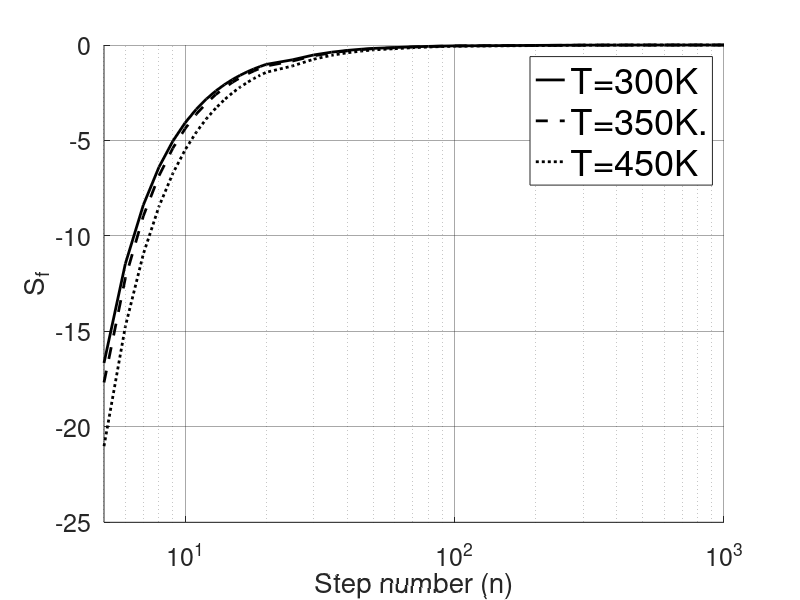

This chart was generated by the following MATLAB code:
SiNSUS_300K = [-16.76779854	-11.54793428	-8.442458044	-6.443500606	-5.080461275	-4.109139276	-3.392397559	-2.848333798	-2.425555766	-2.090479634	-1.82040046	-1.599518404	-1.416562002	-1.263314424	-1.133670755	-1.023018237	-0.782247185	-0.525749357	-0.377656696	-0.284418143	-0.221917709	-0.177980856	-0.133860697	-0.095892331	-0.072072074	-0.056147085	-0.044975242	-0.020302632	-0.006790903	-0.003399862	-0.002041333	-0.001361479	-0.000972775	-0.000729739	-0.000567669	-0.000454195];
SiNSUS_350K = [-17.7730152	-12.28807849	-9.010601273	-6.893552011	-5.445869199	-4.411781127	-3.647195088	-3.065818616	-2.613375536	-2.254323246	-1.96458806	-1.727390106	-1.53074109	-1.365890003	-1.226327256	-1.107128892	-0.847448331	-0.570377828	-0.410124266	-0.309100104	-0.241314996	-0.193626757	-0.145703452	-0.104432175	-0.078521714	-0.061190262	-0.049026794	-0.022144803	-0.007411958	-0.00371172	-0.002228876	-0.001486687	-0.001062297	-0.000796929	-0.000619956	-0.000496042];
SiNSUS_450K= [-21.08177172	-14.80168952	-10.987568	-8.490434203	-6.763341494	-5.517658995	-4.588891053	-3.877509012	-3.320334114	-2.875651613	-2.514996499	-2.218393945	-1.971485319	-1.763730502	-1.587248743	-1.436050628	-1.104782607	-0.748729496	-0.541036632	-0.409286387	-0.320460008	-0.257731013	-0.194453757	-0.139758625	-0.10529847	-0.082186331	-0.06593187	-0.029873722	-0.010033501	-0.00503116	-0.003023338	-0.0020175	-0.001442025	-0.001082041	-0.000841897	-0.000673713];
n = [ 5	 6	 7	 8	 9	 10	 11	 12	 13	 14	 15	 16	 17	 18	 19	 20	 25	 30	 35	 40	 45	 50	 60	 70	 80	 90	 100	 200	 300	 400	 500	 600	 700	 800	 900	 1000];
SiNSUS_ROM300K = [-16.65326034	-11.46089832	-8.375953237	-6.391610575	-5.039074651	-4.075464832	-3.364516453	-2.824898527	-2.405598417	-2.073289817	-1.805446414	-1.586394917	-1.404955258	-1.252977873	-1.124408159	-1.014671539	-0.775888909	-0.521500977	-0.374619384	-0.282139398	-0.220145227	-0.176562958	-0.132797476	-0.095133128	-0.071502853	-0.055704486	-0.044621253	-0.020143458	-0.006737896	-0.00337337	-0.002025441	-0.001350886	-0.000965209	-0.000724066	-0.000563256	-0.000450665];
SiNSUS_ROM350K = [-17.67543278	-12.21190447	-8.951599884	-6.847133835	-5.408638586	-4.381364623	-3.62193323	-3.044532924	-2.595212766	-2.238653443	-1.95093745	-1.715396305	-1.520122601	-1.356425101	-1.21783903	-1.099474622	-0.841608347	-0.566467781	-0.407324993	-0.306997859	-0.239678575	-0.192316924	-0.144720624	-0.10372991	-0.077994926	-0.060780505	-0.048698978	-0.021997292	-0.007362798	-0.003687143	-0.002214131	-0.001476857	-0.001055276	-0.000791664	-0.000615861	-0.000492766];
SiNSUS_ROM450K= [-21.01301676	-14.74317552	-10.94027943	-8.452236454	-6.732130803	-5.491799864	-4.5671728	-3.859039989	-3.304451937	-2.861857598	-2.502909792	-2.207719518	-1.96199154	-1.755233262	-1.579599934	-1.42912993	-1.099460373	-0.745127338	-0.538437647	-0.407323041	-0.318924644	-0.256497488	-0.193524261	-0.1390915	-0.104796375	-0.081794774	-0.065617969	-0.029731743	-0.009985911	-0.005007315	-0.003009015	-0.002007945	-0.001435196	-0.001076917	-0.000837911	-0.000670524];

figure();

%     hold on;
%     plot(n, SiNSUS_300K,'-k','LineWidth',2);
%      hold on;
%     plot(n, SiNSUS_350K,'--k','LineWidth',2);
%     hold on;
%     plot(n, SiNSUS_450K,':k','LineWidth',2);
    hold on;
    plot(n, SiNSUS_ROM300K,'-k','LineWidth',2);
     hold on;
    plot(n, SiNSUS_ROM350K,'--k','LineWidth',2);
    hold on;
    plot(n, SiNSUS_ROM450K,':k','LineWidth',2);
    
    set(gcf, 'Position', [10, 10, 900+160, 900+180]);
    set(gca, 'GridAlpha',0.4,'FontSize',18);
    set(gca, 'XScale','log');
    %set(gca, 'YScale','log');
    %title('Frequency derivation of AlO/Al');
    ylabel('S_{f}','FontSize',20);
    xlabel('Step number (n)','FontSize',20);
    xlim([0 1000]);
    grid on;
    
legend('T=300K','T=350K.','T=450K','FontSize',26,'Location','northeast');